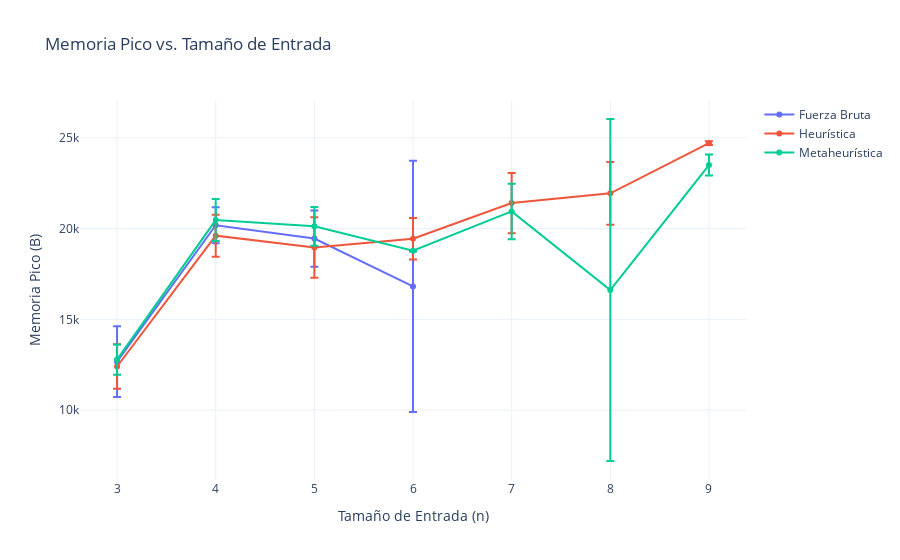

Here is the notebook cell this chart was saved with:
### Code cell
fig_time = go.Figure()

algorithms = results['kernel'].unique()
for algo in algorithms:
    df_algo = results[results['kernel'] == algo]
    fig_time.add_trace(go.Scatter(
        x=df_algo['size'],
        y=df_algo['peak_memory_mean'],
        mode='lines+markers',
        name=f'{algo}',
        error_y=dict(type='data', array=df_algo['peak_memory_std'], visible=True)
    ))

fig_time.update_layout(
    title='Memoria Pico vs. Tamaño de Entrada',
    xaxis_title='Tamaño de Entrada (n)',
    yaxis_title='Memoria Pico (B)',
    template='plotly_white'
)

fig_time.show()

### Figure 1 — Plotly figure (JSON) as saved in the notebook; plotly's stock layout.template omitted (floating-point values rounded to 4 significant figures)
{"data": [{"error_y": {"array": [1946.0, 995.1, 1551.0, 6918.0, null, null, null], "type": "data", "visible": true}, "mode": "lines+markers", "name": "Fuerza Bruta", "x": [3, 4, 5, 6, 7, 8, 9], "y": [12670.0, 20190.0, 19450.0, 16820.0, null, null, null], "type": "scatter"}, {"error_y": {"array": [1226.0, 1157.0, 1667.0, 1146.0, 1662.0, 1729.0, 103.9], "type": "data", "visible": true}, "mode": "lines+markers", "name": "Heurística", "x": [3, 4, 5, 6, 7, 8, 9], "y": [12400.0, 19610.0, 18960.0, 19440.0, 21410.0, 21940.0, 24700.0], "type": "scatter"}, {"error_y": {"array": [835.6, 1160.0, 1068.0, 45.01, 1529.0, 9420.0, 577.4], "type": "data", "visible": true}, "mode": "lines+markers", "name": "Metaheurística", "x": [3, 4, 5, 6, 7, 8, 9], "y": [12790.0, 20470.0, 20130.0, 18780.0, 20950.0, 16620.0, 23500.0], "type": "scatter"}], "layout": {"title": {"text": "Memoria Pico vs. Tamaño de Entrada"}, "xaxis": {"title": {"text": "Tamaño de Entrada (n)"}}, "yaxis": {"title": {"text": "Memoria Pico (B)"}}}}
